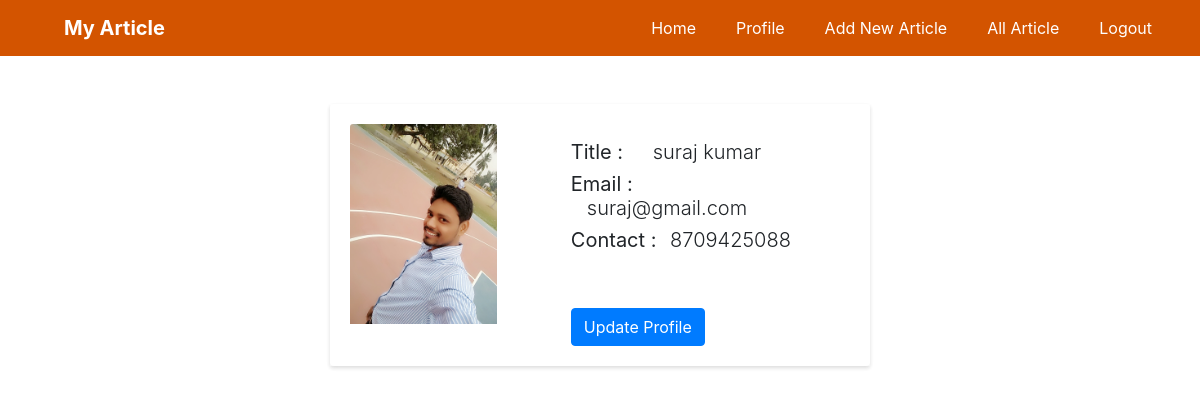
The app's page /profile (signed in) with its own data.
### blog/models.py (models this page shows, shortened)
class UserDetail(models.Model):
    user_id = models.AutoField(primary_key=True)
    name = models.CharField(max_length=200)
    users = models.ForeignKey(settings.AUTH_USER_MODEL,on_delete=models.CASCADE)
    contact = models.IntegerField()
    image = models.ImageField(upload_to='media/')

### blog/views.py (the view)
# urls.py: path('profile',Profile.as_view(),name = "profile"),
class Profile(LoginRequiredMixin,View):
    def get(self,request):
        if UserDetail.objects.filter(users=request.user).exists():
            context = {"profile":UserDetail.objects.get(users = request.user)}
            return render(request,'private/profile.html',context)
        else:
            return redirect('adduserdetail')

### templates/private/profile.html
{% extends 'private/base.html' %}
{% block content %}
    <div class="container">
        <div class="row">
            <div class="col-lg-6 mt-5 mx-auto">
                <div class="card border-0 shadow-sm">
                    <div class="card-body border-0 shadow-sm">
                        <div class="row">
                            <div class="col-lg-4"><img src="{{ profile.image.url }}" alt="" height="200px" class="card-img-top"></div>
                            <div class="col-lg-6 mx-auto mt-3">
                                <h5 class="lead"><b>Title :</b> <span class="ml-4">{{ profile.name }}</span></h5>
                                <h5 class="lead"><b>Email :</b> <span class="ml-3"> {{ profile.users.email  }}</span></h5>
                                <h5 class="lead"><b>Contact :</b><span class="ml-2"> {{ profile.contact }}</span></h5>
                                <a href="{% url 'updateprofile' profile.user_id %}" class="btn btn-primary mt-5">Update Profile</a>
                            </div>
                        </div>
                    </div>
                </div>
            </div>
        </div>
    </div>
{% endblock %}

### records on screen
UserDetail: image (picture), name "suraj kumar", users.email "suraj@gmail.com", contact "8709425088"
